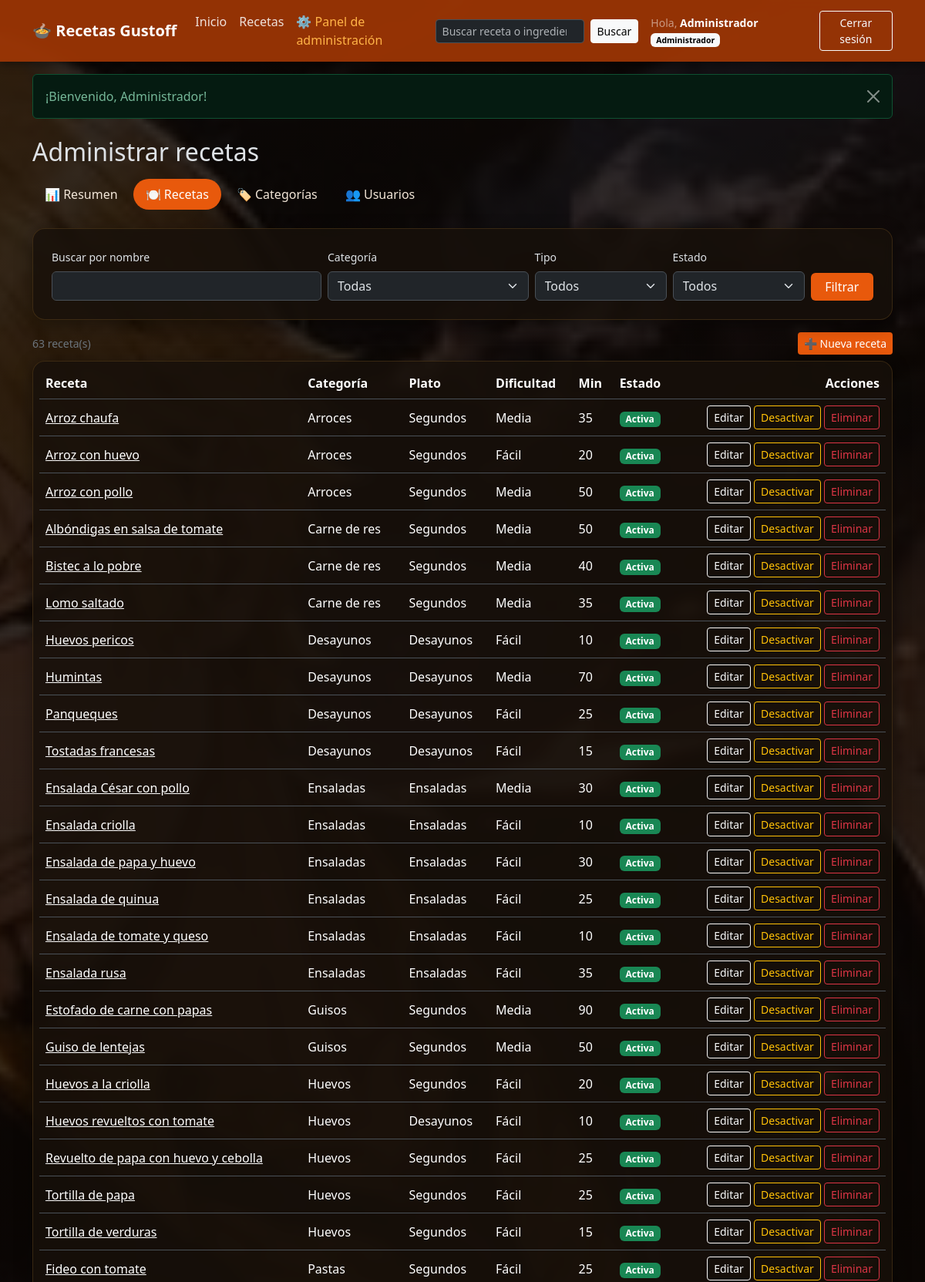
Page /index.php?accion=admin_recetas (signed in, upper part) on the committed database.
### tables this page shows
CREATE TABLE `recetas` (
  `id_receta` int(11) NOT NULL,
  `id_categoria` int(11) DEFAULT NULL,
  `nombre` varchar(120) NOT NULL,
  `descripcion` varchar(255) DEFAULT NULL,
  `tipo_comida` enum('desayuno','almuerzo','cena','ambos','postre','snack') NOT NULL DEFAULT 'ambos',
  `tipo_plato` enum('sopa','segundo','ensalada','desayuno','postre','snack') NOT NULL DEFAULT 'segundo',
  `dificultad` enum('facil','media','dificil') NOT NULL DEFAULT 'facil',
  `tiempo_minutos` int(11) NOT NULL,
  `porciones` int(11) NOT NULL DEFAULT 2,
  `imagen_url` varchar(255) DEFAULT NULL,
  `activa` tinyint(1) NOT NULL DEFAULT 1,
  `fecha_registro` timestamp NOT NULL DEFAULT current_timestamp()
);

CREATE TABLE `categorias` (
  `id_categoria` int(11) NOT NULL,
  `nombre` varchar(60) NOT NULL,
  `icono` varchar(10) DEFAULT NULL
);

### controlador/AdminController.php (called while the page is built, shortened)
<?php
require_once __DIR__ . "/../modelo/RecetaDao.php";
class AdminController
{
    private $recetaDao;
    public function __construct($conexion)
    {
        $this->recetaDao = new RecetaDao($conexion);
    }
    private function filtrosRecetas()
    {
        $cat = $_GET["categoria"] ?? "";
        return [
            "q"         => mb_substr(trim($_GET["q"] ?? ""), 0, 60),
            "categoria" => $cat === "sin" ? "sin" : ((int) $cat > 0 ? (int) $cat : ""),
            "estado"    => in_array($_GET["estado"] ?? "", ["0", "1"], true) ? $_GET["estado"] : "",
            "tipo"      => in_array($_GET["tipo"] ?? "", ["desayuno", "almuerzo", "cena", "postre", "snack"], true) ? $_GET["tipo"] : ""
        ];
    }
    public function recetas()
    {
        $filtros = $this->filtrosRecetas();
        $lista = $this->recetaDao->listarAdmin($filtros);
        require __DIR__ . "/../vista/admin/recetas.php";
    }
}

### index.php (called while the page is built, shortened)
<?php
require_once "configuracion/ayudas.php";
$database = new Database();
$conexion = $database->conectar();
$rutas = [
    "index"        => ["RecetaController", "index",      "publico"],
    "confirmar"    => ["RecetaController", "confirmar",  "publico"],
    "buscar"       => ["RecetaController", "buscar",     "publico"],
    "catalogo"     => ["RecetaController", "catalogo",   "publico"],
    "detalle"      => ["RecetaController", "detalle",    "publico"],
    "api_detalle"  => ["RecetaController", "apiDetalle", "publico"],
    "api_azar"     => ["RecetaController", "apiAzar",    "publico"],
    "login"        => ["AuthController",   "login",      "publico"],
    "registro"     => ["AuthController",   "registro",   "publico"],
    "salir"        => ["AuthController",   "salir",      "publico"],
    "admin_panel"            => ["AdminController", "panel",            "admin"],
    "admin_recetas"          => ["AdminController", "recetas",          "admin"],
    "admin_receta_form"      => ["AdminController", "recetaForm",       "admin"],
    "admin_receta_guardar"   => ["AdminController", "recetaGuardar",    "admin"],
    "admin_receta_estado"    => ["AdminController", "recetaEstado",     "admin"],
    "admin_receta_eliminar"  => ["AdminController", "recetaEliminar",   "admin"],
    "admin_categorias"       => ["AdminController", "categorias",       "admin"],
    "admin_categoria_guardar"  => ["AdminController", "categoriaGuardar",  "admin"],
    "admin_categoria_eliminar" => ["AdminController", "categoriaEliminar", "admin"],
    "admin_usuarios"         => ["AdminController", "usuarios",         "admin"],
    "admin_usuario_rol"      => ["AdminController", "usuarioRol",       "admin"],
    "admin_usuario_estado"   => ["AdminController", "usuarioEstado",    "admin"]
];
$accion = $_GET["accion"] ?? "index";
[$clase, $metodo, $acceso] = $rutas[$accion];
$controlador = new $clase($conexion);
$controlador->$metodo();

### configuracion/ayudas.php (called while the page is built, shortened)
<?php
function e($valor)
{
    return htmlspecialchars((string) $valor, ENT_QUOTES, "UTF-8");
}
function etiquetaDificultad($d)
{
    $mapa = ["facil" => "Fácil", "media" => "Media", "dificil" => "Difícil"];
    return $mapa[$d] ?? $d;
}
function etiquetaPlato($p)
{
    $mapa = ["sopa" => "Sopas", "segundo" => "Segundos", "ensalada" => "Ensaladas",
             "desayuno" => "Desayunos", "postre" => "Postres", "snack" => "Snacks"];
    return $mapa[$p] ?? $p;
}

### modelo/RecetaDao.php (called while the page is built, shortened)
<?php
class RecetaDao
{
    private $conexion;
    public function __construct($conexion)
    {
        $this->conexion = $conexion;
    }
    public function listarAdmin($filtros = [])
    {
        $where = " WHERE 1=1";
        $p = [];
        $sql = "SELECT r.id_receta, r.nombre, r.imagen_url, r.tipo_comida, r.tipo_plato, r.dificultad, r.tiempo_minutos, r.porciones, r.activa,
                       c.nombre AS categoria
                FROM recetas r
                LEFT JOIN categorias c ON c.id_categoria = r.id_categoria
                $where
                ORDER BY c.nombre IS NULL, c.nombre ASC, r.nombre ASC";
        $stmt = $this->conexion->prepare($sql);
        $stmt->execute($p);
        return $stmt->fetchAll();
    }
}

### vista/admin/recetas.php (the view, shortened to what this page needs)
<?php
require __DIR__ . "/../plantilla/encabezado.php";
?>
<main class="container py-4">
    <h2 class="mb-3">Administrar recetas</h2>
    <?php require __DIR__ . "/menu.php"; ?>
    <form action="index.php" method="get" class="caja-oscura mb-3" novalidate>
        <div class="row g-2 align-items-end">
            <div class="col-12 col-md-4">
                <label class="form-label small" for="aQ">Buscar por nombre</label>
                <input type="search" id="aQ" name="q" class="form-control" maxlength="60" value="<?= e($filtros["q"]) ?>">
            </div>
            <div class="col-6 col-md-3">
                <label class="form-label small" for="aCat">Categoría</label>
                <select id="aCat" name="categoria" class="form-select">
                    <option value="">Todas</option>
                </select>
            </div>
            <div class="col-6 col-md-2">
                <label class="form-label small" for="aTipo">Tipo</label>
                <select id="aTipo" name="tipo" class="form-select">
                    <option value="">Todos</option>
                </select>
            </div>
            <div class="col-6 col-md-2">
                <label class="form-label small" for="aEstado">Estado</label>
                <select id="aEstado" name="estado" class="form-select">
                    <option value="">Todos</option>
                </select>
            </div>
            <div class="col-6 col-md-1 d-grid"><button class="btn btn-gustoff" type="submit">Filtrar</button></div>
        </div>
    </form>
    <div class="d-flex justify-content-between align-items-center mb-2">
        <span class="small text-secondary"><?= count($lista) ?> receta(s)</span>
        <a href="index.php?accion=admin_receta_form" class="btn btn-gustoff btn-sm">➕ Nueva receta</a>
    </div>
    <div class="table-responsive caja-oscura p-2">
        <table class="table table-hover align-middle mb-0">
            <thead>
                <tr><th>Receta</th><th>Categoría</th><th>Plato</th><th>Dificultad</th><th>Min</th><th>Estado</th><th class="text-end">Acciones</th></tr>
            </thead>
            <tbody>
                <?php foreach ($lista as $r): ?>
                    <tr>
                        <td>
                            <a class="text-white" href="index.php?accion=detalle&id=<?= (int) $r["id_receta"] ?>"><?= e($r["nombre"]) ?></a>
                        </td>
                        <td><?= e($r["categoria"] ?? "—") ?></td>
                        <td><?= e(etiquetaPlato($r["tipo_plato"])) ?></td>
                        <td><?= e(etiquetaDificultad($r["dificultad"])) ?></td>
                        <td><?= (int) $r["tiempo_minutos"] ?></td>
                        <td><?= $r["activa"] ? '<span class="badge text-bg-success">Activa</span>' : '<span class="badge text-bg-secondary">Desactivada</span>' ?></td>
                        <td class="text-end text-nowrap">
                            <a class="btn btn-sm btn-outline-light" href="index.php?accion=admin_receta_form&id=<?= (int) $r["id_receta"] ?>">Editar</a>
                            <form action="index.php?accion=admin_receta_estado" method="post" class="d-inline">
                                <button class="btn btn-sm btn-outline-warning" type="submit"><?= $r["activa"] ? "Desactivar" : "Activar" ?></button>
                            </form>
                            <form action="index.php?accion=admin_receta_eliminar" method="post" class="d-inline"
                                  onsubmit="return confirm('¿Eliminar «<?= e(addslashes($r["nombre"])) ?>» definitivamente?');">
                                <button class="btn btn-sm btn-outline-danger" type="submit">Eliminar</button>
                            </form>
                        </td>
                    </tr>
                <?php endforeach; ?>
            </tbody>
        </table>
    </div>
</main>
<?php require __DIR__ . "/../plantilla/pie.php";

### publico/css/estilos.css (style rules this page uses)
:root { --gustoff-naranja: #e8590c; --gustoff-naranja-oscuro: #c94a08; --gustoff-dorado: #ffb347; --gustoff-crema: #fff8f0; }
body.fondo-sanji { min-height: 100vh; display: flex; flex-direction: column; background: linear-gradient(180deg, rgba(12, 7, 4, .78) 0%, rgba(12, 7, 4, .86) 60%, rgba(12, 7, 4, .94) 100%), url("../img/sanji.jpg") center top / cover no-repeat fixed; background-color: #0c0704; }
body.fondo-sanji > main, body.fondo-sanji > section { flex: 0 0 auto; }
.btn-gustoff { background: var(--gustoff-naranja); color: #fff; border: 0; }
.card, .tarjeta-form, .caja-oscura { --bs-card-bg: rgba(24, 16, 10, .82); background: rgba(24, 16, 10, .82); border: 1px solid rgba(255, 179, 71, .15); border-radius: 1rem; backdrop-filter: blur(6px); box-shadow: 0 6px 22px rgba(0, 0, 0, .35); }
.tarjeta-form, .caja-oscura { padding: 1.5rem; }
.table { --bs-table-bg: transparent; }

### rows in the picture
recetas: nombre "Arroz chaufa", id_categoria.nombre "Arroces", tipo_plato "Segundos", dificultad "Media", tiempo_minutos "35", activa "Activa"
recetas: nombre "Arroz con huevo", id_categoria.nombre "Arroces", tipo_plato "Segundos", dificultad "Fácil", tiempo_minutos "20", activa "Activa"
recetas: nombre "Arroz con pollo", id_categoria.nombre "Arroces", tipo_plato "Segundos", dificultad "Media", tiempo_minutos "50", activa "Activa"
recetas: nombre "Albóndigas en salsa de tomate", id_categoria.nombre "Carne de res", tipo_plato "Segundos", dificultad "Media", tiempo_minutos "50", activa "Activa"
recetas: nombre "Bistec a lo pobre", id_categoria.nombre "Carne de res", tipo_plato "Segundos", dificultad "Media", tiempo_minutos "40", activa "Activa"
recetas: nombre "Lomo saltado", id_categoria.nombre "Carne de res", tipo_plato "Segundos", dificultad "Media", tiempo_minutos "35", activa "Activa"
recetas: nombre "Huevos pericos", id_categoria.nombre "Desayunos", tipo_plato "Desayunos", dificultad "Fácil", tiempo_minutos "10", activa "Activa"
recetas: nombre "Humintas", id_categoria.nombre "Desayunos", tipo_plato "Desayunos", dificultad "Media", tiempo_minutos "70", activa "Activa"
recetas: nombre "Panqueques", id_categoria.nombre "Desayunos", tipo_plato "Desayunos", dificultad "Fácil", tiempo_minutos "25", activa "Activa"
recetas: nombre "Tostadas francesas", id_categoria.nombre "Desayunos", tipo_plato "Desayunos", dificultad "Fácil", tiempo_minutos "15", activa "Activa"
recetas: nombre "Ensalada César con pollo", id_categoria.nombre "Ensaladas", tipo_plato "Ensaladas", dificultad "Media", tiempo_minutos "30", activa "Activa"
recetas: nombre "Ensalada criolla", id_categoria.nombre "Ensaladas", tipo_plato "Ensaladas", dificultad "Fácil", tiempo_minutos "10", activa "Activa"
recetas: nombre "Ensalada de papa y huevo", id_categoria.nombre "Ensaladas", tipo_plato "Ensaladas", dificultad "Fácil", tiempo_minutos "30", activa "Activa"
recetas: nombre "Ensalada de quinua", id_categoria.nombre "Ensaladas", tipo_plato "Ensaladas", dificultad "Fácil", tiempo_minutos "25", activa "Activa"
recetas: nombre "Ensalada de tomate y queso", id_categoria.nombre "Ensaladas", tipo_plato "Ensaladas", dificultad "Fácil", tiempo_minutos "10", activa "Activa"
recetas: nombre "Ensalada rusa", id_categoria.nombre "Ensaladas", tipo_plato "Ensaladas", dificultad "Fácil", tiempo_minutos "35", activa "Activa"
recetas: nombre "Estofado de carne con papas", id_categoria.nombre "Guisos", tipo_plato "Segundos", dificultad "Media", tiempo_minutos "90", activa "Activa"
recetas: nombre "Guiso de lentejas", id_categoria.nombre "Guisos", tipo_plato "Segundos", dificultad "Media", tiempo_minutos "50", activa "Activa"
recetas: nombre "Huevos a la criolla", id_categoria.nombre "Huevos", tipo_plato "Segundos", dificultad "Fácil", tiempo_minutos "20", activa "Activa"
recetas: nombre "Huevos revueltos con tomate", id_categoria.nombre "Huevos", tipo_plato "Desayunos", dificultad "Fácil", tiempo_minutos "10", activa "Activa"
recetas: nombre "Revuelto de papa con huevo y cebolla", id_categoria.nombre "Huevos", tipo_plato "Segundos", dificultad "Fácil", tiempo_minutos "25", activa "Activa"
recetas: nombre "Tortilla de papa", id_categoria.nombre "Huevos", tipo_plato "Segundos", dificultad "Fácil", tiempo_minutos "25", activa "Activa"
recetas: nombre "Tortilla de verduras", id_categoria.nombre "Huevos", tipo_plato "Segundos", dificultad "Fácil", tiempo_minutos "15", activa "Activa"
recetas: nombre "Fideo con tomate", id_categoria.nombre "Pastas", tipo_plato "Segundos", dificultad "Fácil", tiempo_minutos "25", activa "Activa"

### other values in the picture
$usuarioActual["nombre"] "Administrador"
$flash[1] "¡Bienvenido, Administrador!"
$texto "📊 Resumen"
$texto "🍽 Recetas"
$texto "🏷 Categorías"
$texto "👥 Usuarios"
count($lista) "63"
